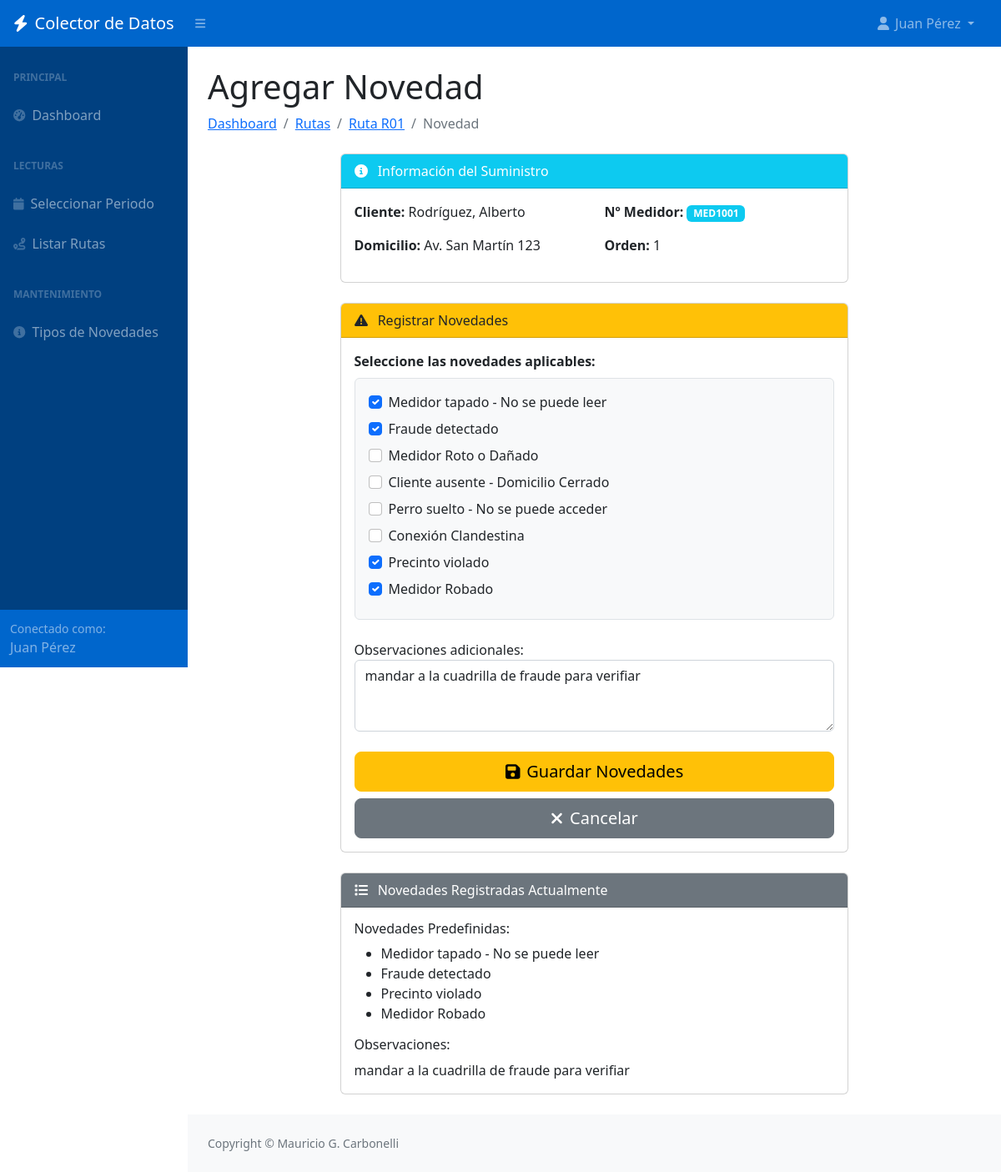
Screenshot of /agregar-novedad/1/ (signed in) with the database file from the repository.
### lecturas/models.py (models this page shows, shortened)
class Lote(models.Model):
    cod_lectura = models.AutoField(primary_key=True)
    ano_consumo = models.IntegerField(verbose_name='Año de Consumo')
    mes_consumo = models.IntegerField(verbose_name='Mes de Consumo')
    cliente = models.ForeignKey(Cliente, on_delete=models.CASCADE, related_name='lecturas')
    suministro_numero = models.CharField(max_length=50, verbose_name='Nº Suministro')
    area = models.CharField(max_length=50, verbose_name='Área')
    ruta = models.CharField(max_length=50, verbose_name='Ruta')
    orden = models.IntegerField(verbose_name='Orden')
    tipo_medidor = models.CharField(max_length=50, verbose_name='Tipo de Medidor')
    numero_medidor = models.CharField(max_length=50, verbose_name='Nº Medidor')
    lectura_anterior = models.IntegerField(verbose_name='Lectura Anterior')
    lectura_actual = models.IntegerField(null=True, blank=True, verbose_name='Lectura Actual')
    consumo_kwh = models.IntegerField(null=True, blank=True, verbose_name='Consumo (kWh)')
    novedades = models.ManyToManyField(Novedad, blank=True, through='NovedadLectura')
    novedad_libre = models.TextField(null=True, blank=True, verbose_name='Novedad Libre')
    enviado_comercial = models.BooleanField(default=False, verbose_name='Enviado a Comercial')
    abierta = models.BooleanField(default=True, verbose_name='Ruta Abierta')
    fecha_hora_registro = models.DateTimeField(null=True, blank=True, verbose_name='Fecha/Hora Registro')
    ubi_gps = models.CharField(max_length=100, null=True, blank=True, verbose_name='Ubicación GPS')
    operador = models.ForeignKey(Operador, on_delete=models.SET_NULL, null=True, blank=True, related_name='lecturas')
    class Meta:
        verbose_name = 'Lectura'
        verbose_name_plural = 'Lecturas'
        ordering = ['ano_consumo', 'mes_consumo', 'ruta', 'orden']
        indexes = [
            models.Index(fields=['ano_consumo', 'mes_consumo']),
            models.Index(fields=['ruta']),
        ]

class Cliente(models.Model):
    cod_cli = models.AutoField(primary_key=True)
    denominacion = models.CharField(max_length=200, verbose_name='Nombre y Apellido')
    domicilio = models.CharField(max_length=300, verbose_name='Domicilio')
    class Meta:
        verbose_name = 'Cliente'
        verbose_name_plural = 'Clientes'

class Novedad(models.Model):
    cod_novedad = models.AutoField(primary_key=True)
    descripcion = models.CharField(max_length=200, verbose_name='Descripción')
    class Meta:
        verbose_name = 'Novedad'
        verbose_name_plural = 'Novedades'

### lecturas/views.py (the view, shortened to what this page needs)
# urls.py: path('agregar-novedad/<int:pk>/', views.AgregarNovedadView.as_view(), name='agregar_novedad'),
class AgregarNovedadView(LoginRequiredMixin, View):
    template_name = 'lecturas/agregar_novedad.html'
    def get(self, request, pk):
        lectura = get_object_or_404(Lote, pk=pk)
        novedades_actuales = list(lectura.novedades.values_list('cod_novedad', flat=True))
        form = NovedadForm(initial={
            'novedad_libre': lectura.novedad_libre,
            'novedades_predefinidas': novedades_actuales
        })
        return render(request, self.template_name, {'form': form, 'lectura': lectura})

### lecturas/forms.py (shortened to what this page needs)
class NovedadForm(forms.Form):
    novedades_predefinidas = forms.MultipleChoiceField(
        label='Novedades',
        required=False,
        widget=forms.CheckboxSelectMultiple(attrs={'class': 'form-check-input'}),
        choices=[]
    )
    novedad_libre = forms.CharField(
        label='Observaciones adicionales',
        required=False,
        widget=forms.Textarea(attrs={
            'class': 'form-control',
            'rows': 3,
            'placeholder': 'Escriba aquí cualquier otra observación...'
        })
    )
    def __init__(self, *args, **kwargs):
        super().__init__(*args, **kwargs)
        self.fields['novedades_predefinidas'].choices = [
            (nov.cod_novedad, nov.descripcion) for nov in Novedad.objects.all()
        ]

### lecturas/templates/lecturas/agregar_novedad.html (shortened to what this page needs)
{% extends 'lecturas/base.html' %}
{% block content %}
<h1 class="mt-4">Agregar Novedad</h1>
<ol class="breadcrumb mb-4">
    <li class="breadcrumb-item"><a href="{% url 'dashboard' %}">Dashboard</a></li>
    <li class="breadcrumb-item"><a href="{% url 'listar_rutas' %}">Rutas</a></li>
    <li class="breadcrumb-item"><a href="{% url 'tomar_lecturas' lectura.ruta %}">Ruta {{ lectura.ruta }}</a></li>
    <li class="breadcrumb-item active">Novedad</li>
</ol>
<div class="row justify-content-center">
    <div class="col-lg-8">
        <div class="card mb-4">
            <div class="card-header bg-info text-white">
                <i class="fas fa-info-circle me-2"></i>
                Información del Suministro
            </div>
            <div class="card-body">
                <div class="row">
                    <div class="col-md-6">
                        <p><strong>Cliente:</strong> {{ lectura.cliente.denominacion }}</p>
                        <p><strong>Domicilio:</strong> {{ lectura.cliente.domicilio }}</p>
                    </div>
                    <div class="col-md-6">
                        <p><strong>Nº Medidor:</strong> <span class="badge bg-info">{{ lectura.numero_medidor }}</span>
                        </p>
                        <p><strong>Orden:</strong> {{ lectura.orden }}</p>
                    </div>
                </div>
            </div>
        </div>
        <div class="card mb-4">
            <div class="card-header bg-warning text-dark">
                <i class="fas fa-exclamation-triangle me-2"></i>
                Registrar Novedades
            </div>
            <div class="card-body">
                <form method="post">
                    <div class="mb-4">
                        <label class="form-label fw-bold">Seleccione las novedades aplicables:</label>
                        <div class="border rounded p-3 bg-light">
                            {% for choice in form.novedades_predefinidas %}
                            <div class="form-check mb-2">
                                {{ choice.tag }}
                                <label class="form-check-label" for="{{ choice.id_for_label }}">
                                    {{ choice.choice_label }}
                                </label>
                            </div>
                            {% endfor %}
                        </div>
                    </div>
                    <div class="mb-4">
                        {{ form.novedad_libre.label_tag }}
                        {{ form.novedad_libre }}
                    </div>
                    <div class="d-grid gap-2">
                        <button type="submit" class="btn btn-warning btn-lg">
                            <i class="fas fa-save me-2"></i>Guardar Novedades
                        </button>
                        <a href="{% url 'tomar_lecturas' lectura.ruta %}" class="btn btn-secondary btn-lg">
                            <i class="fas fa-times me-2"></i>Cancelar
                        </a>
                    </div>
                </form>
            </div>
        </div>
        {% if lectura.novedades.count > 0 or lectura.novedad_libre %}
        <div class="card mb-4">
            <div class="card-header bg-secondary text-white">
                <i class="fas fa-list me-2"></i>
                Novedades Registradas Actualmente
            </div>
            <div class="card-body">
                {% if lectura.novedades.count > 0 %}
                <h6>Novedades Predefinidas:</h6>
                <ul>
                    {% for novedad in lectura.novedades.all %}
                    <li>{{ novedad.descripcion }}</li>
                    {% endfor %}
                </ul>
                {% endif %}
                {% if lectura.novedad_libre %}
                <h6>Observaciones:</h6>
                <p class="mb-0">{{ lectura.novedad_libre }}</p>
                {% endif %}
            </div>
        </div>
        {% endif %}
    </div>
</div>
{% endblock %}

### lecturas/templates/lecturas/base.html (shortened to what this page needs)
{% load static %}
<!DOCTYPE html>
<html lang="es">
<head>
    <link href="https://cdn.jsdelivr.net/npm/simple-datatables@7.1.2/dist/style.min.css" rel="stylesheet" />
    <link href="{% static 'css/styles.css' %}" rel="stylesheet" />
</head>
<body class="sb-nav-fixed">
    <nav class="sb-topnav navbar navbar-expand navbar-dark">
        <a class="navbar-brand ps-3" href="{% url 'dashboard' %}">
            <i class="fas fa-bolt me-2"></i>Colector de Datos
        </a>
        <button class="btn btn-link btn-sm order-1 order-lg-0 me-4 me-lg-0" id="sidebarToggle" href="#!">
            <i class="fas fa-bars"></i>
        </button>
        <ul class="navbar-nav ms-auto ms-md-0 me-3 me-lg-4">
            <li class="nav-item dropdown">
                <a class="nav-link dropdown-toggle" id="navbarDropdown" href="#" role="button" data-bs-toggle="dropdown"
                    aria-expanded="false">
                    <i class="fas fa-user fa-fw"></i>
                    {% if user.is_authenticated %}
                    {{ user.get_full_name|default:user.username }}
                    {% endif %}
                </a>
            </li>
        </ul>
    </nav>
    <div id="layoutSidenav">
        <div id="layoutSidenav_nav">
            <nav class="sb-sidenav accordion sb-sidenav-dark" id="sidenavAccordion">
                <div class="sb-sidenav-menu">
                    <div class="nav">
                        <div class="sb-sidenav-menu-heading">Principal</div>
                        <a class="nav-link" href="{% url 'dashboard' %}">
                            <div class="sb-nav-link-icon"><i class="fas fa-tachometer-alt"></i></div>
                            Dashboard
                        </a>
                        <div class="sb-sidenav-menu-heading">Lecturas</div>
                        <a class="nav-link" href="{% url 'seleccionar_periodo' %}">
                            <div class="sb-nav-link-icon"><i class="fas fa-calendar"></i></div>
                            Seleccionar Periodo
                        </a>
                        <a class="nav-link" href="{% url 'listar_rutas' %}">
                            <div class="sb-nav-link-icon"><i class="fas fa-route"></i></div>
                            Listar Rutas
                        </a>
                        <div class="sb-sidenav-menu-heading">Mantenimiento</div>
                        <a class="nav-link" href="{% url 'listar_tipos_novedades' %}">
                            <div class="sb-nav-link-icon"><i class="fas fa-circle-info"></i></div>
                            Tipos de Novedades
                        </a>
                    </div>
                </div>
                <div class="sb-sidenav-footer">
                    <div class="small">Conectado como:</div>
                    {{ user.get_full_name|default:user.username }}
                </div>
            </nav>
        </div>
        <div id="layoutSidenav_content">
            <main>
                <div class="container-fluid px-4">
                    {% block content %}{% endblock %}
                </div>
            </main>
            <footer class="py-4 bg-light mt-auto">
                <div class="container-fluid px-4">
                    <div class="d-flex align-items-center justify-content-between small">
                        <div class="text-muted">Copyright &copy; Mauricio G. Carbonelli {{ current_year }}</div>
                    </div>
                </div>
            </footer>
        </div>
    </div>
</body>
</html>

### lecturas/templates/lecturas/base.html (style rules this page uses)
:root { --mauri-blue: #0066cc; --mauri-blue-dark: #004080; --mauri-green: #28a745; --mauri-red: #dc3545; --mauri-orange: #fd7e14; }
.sb-topnav { background-color: var(--mauri-blue) !important; }
.sb-sidenav-dark { background-color: var(--mauri-blue-dark) !important; }
.sb-sidenav-dark .sb-sidenav-footer { background-color: var(--mauri-blue) !important; }

### rows the page displays
Lote: ruta "R01", cliente.denominacion "Rodríguez, Alberto", cliente.domicilio "Av. San Martín 123", numero_medidor "MED1001", orden "1", novedad_libre "mandar a la cuadrilla de fraude para verifiar"
Novedad: choice_label "Medidor tapado - No se puede leer", descripcion "Medidor tapado - No se puede leer"
Novedad: choice_label "Fraude detectado", descripcion "Fraude detectado"
Novedad: choice_label "Medidor Roto o Dañado"
Novedad: choice_label "Cliente ausente - Domicilio Cerrado"
Novedad: choice_label "Perro suelto - No se puede acceder"
Novedad: choice_label "Conexión Clandestina"
Novedad: choice_label "Precinto violado", descripcion "Precinto violado"
Novedad: choice_label "Medidor Robado", descripcion "Medidor Robado"

### other values shown
{{ user.get_full_name|default:user.username }} "Juan Pérez"
